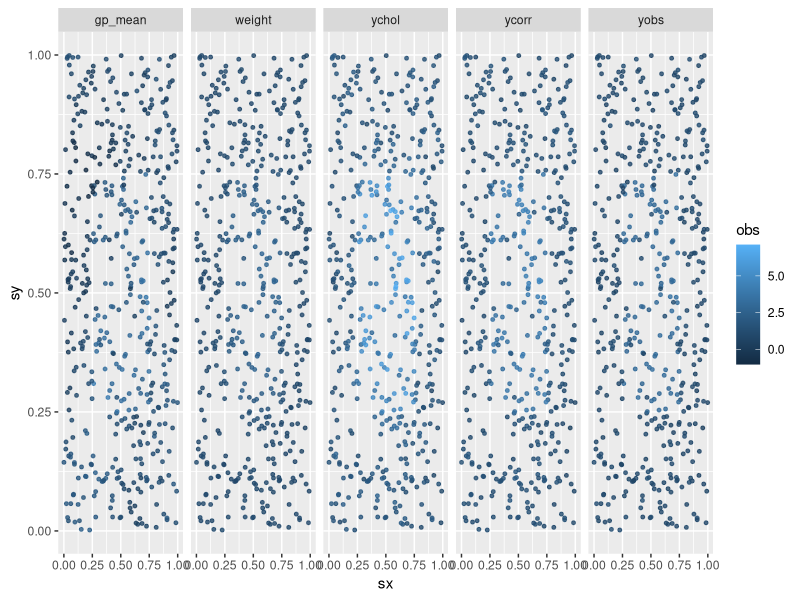
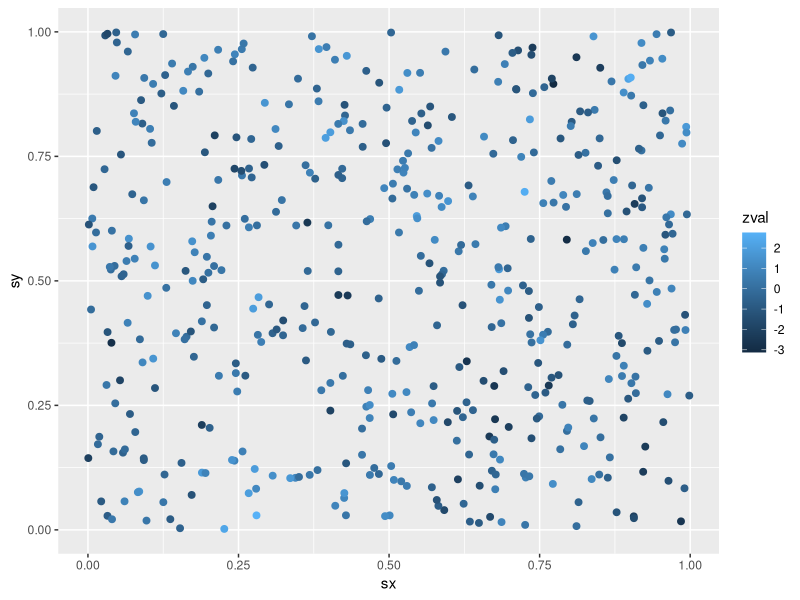

Reproduce these figures in R, in order. (Note: this script raises an error after producing the figures.)
# spatial hdp
library(MASS)
library(ggplot2)
#locations 
n = 500 # datapoints

# sampling x and y
sx = runif(n)
sy = runif(n)

s = cbind(sy,sx)
dist = sapply(1:n,function(x) sapply(1:n,function(y) sqrt(sum((s[y,]-s[x,])^2))))

## simulating some data
# possible y

y = rep(1,n)

idx = which(sx < 0.75 & sx > 0.25 & sy >0.25 & sy < 0.75)


y[idx[1:100]] = 3

# putting a little normal noise on.
yobs = y + rnorm(n,0,0.2)
#yobs = y

#weighting 
range = 0.1
phi = 3/range

sigma = exp(-phi*dist)

sigmanorm = diag(1/rowSums(sigma))%*%sigma
weight = exp(c(sigmanorm%*%log(yobs)))

# gaussian mean
range = 1
phi = 3/range

sigma = exp(-phi*dist)

zval = mvrnorm(n=2,yobs,sigma)
gp_mean = colMeans(zval)
gp_median = apply(zval,2,median)

# make it correlated eigenvalue
range = 0.05
phi = 3/range
sigma = exp(-phi*dist)
eig = eigen(sigma)

L = eig$vectors%*%diag(sqrt(eig$values))%*%t(eig$vectors)

ycorr = L%*%yobs

# make it correlated cholesky
#range = exp(0.1)
range = 0.1
phi = 3/range
sigma = exp(-phi*dist)
chol= chol(sigma)

L = eig$vectors%*%diag(sqrt(eig$values))%*%t(eig$vectors)

#ychol = exp(t(chol)%*%log(yobs))
ychol = t(chol)%*%yobs
# plotting the results

plotdata = data.frame(s, id = 1:n,yobs,gp_mean,weight,ycorr, ychol)
datalong = reshape(plotdata, varying = colnames(plotdata)[-c(1:3)], direction = "long", v.names = 'obs', times = colnames(plotdata)[-c(1:3)])

ggplot(datalong, aes(x = sx, y = sy, col = obs))+
  geom_point(cex = 1, alpha = 0.8)+
  facet_grid(cols = vars(time))





Tdata = 1000
#cdf_mu = rbeta(1,1,2)

#mu = qnorm(cdf_mu)
mu = 0
zval = mvrnorm(n=1,rep(mu,n),sigma)
x = rnorm(100)
plotdata = data.frame(col = zval,s, id = 1:n, x = x)

ggplot(plotdata, aes(x=sx,y = sy, col = zval, label = id))+
  geom_point(cex = 2)
  geom_text(hjust = 0, vjust = 0)



ggplot(plotdata, aes(x=sx,y = sy, col = zval_spatial, label = id))+
  geom_point(cex = 2)

ggplot(plotdata, aes(x=sx,y = sy, col = zval_independent, label = id))+
  geom_point(cex = 2)
rgamma(100,1,1)
